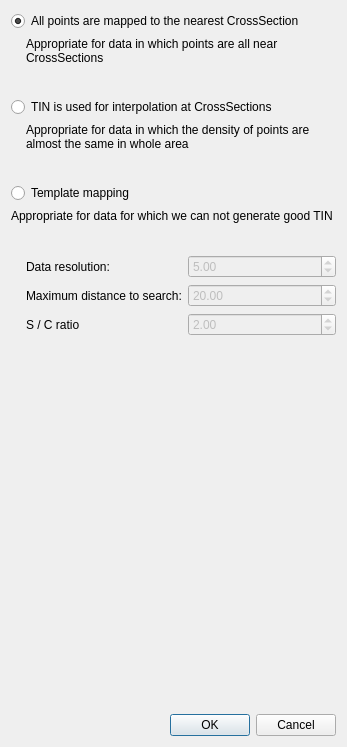
<?xml version="1.0" encoding="UTF-8"?>
<ui version="4.0">
 <class>MappingSettingDialog</class>
 <widget class="QDialog" name="MappingSettingDialog">
  <property name="geometry">
   <rect>
    <x>0</x>
    <y>0</y>
    <width>347</width>
    <height>747</height>
   </rect>
  </property>
  <property name="windowTitle">
   <string>Dialog</string>
  </property>
  <layout class="QVBoxLayout" name="verticalLayout">
   <item>
    <widget class="QRadioButton" name="nearestRadioButton">
     <property name="text">
      <string>All points are mapped to the nearest CrossSection</string>
     </property>
     <property name="checked">
      <bool>true</bool>
     </property>
    </widget>
   </item>
   <item>
    <layout class="QHBoxLayout" name="horizontalLayout_4">
     <item>
      <spacer name="horizontalSpacer_4">
       <property name="orientation">
        <enum>Qt::Horizontal</enum>
       </property>
       <property name="sizeType">
        <enum>QSizePolicy::Fixed</enum>
       </property>
       <property name="sizeHint" stdset="0">
        <size>
         <width>15</width>
         <height>20</height>
        </size>
       </property>
      </spacer>
     </item>
     <item>
      <widget class="QLabel" name="allLabel">
       <property name="text">
        <string>Appropriate for data in which points are all near CrossSections</string>
       </property>
       <property name="wordWrap">
        <bool>true</bool>
       </property>
      </widget>
     </item>
    </layout>
   </item>
   <item>
    <layout class="QHBoxLayout" name="horizontalLayout">
     <item>
      <spacer name="horizontalSpacer">
       <property name="orientation">
        <enum>Qt::Horizontal</enum>
       </property>
       <property name="sizeType">
        <enum>QSizePolicy::Fixed</enum>
       </property>
       <property name="sizeHint" stdset="0">
        <size>
         <width>20</width>
         <height>20</height>
        </size>
       </property>
      </spacer>
     </item>
     <item>
      <widget class="QLabel" name="nearestImageLabel">
       <property name="text">
        <string/>
       </property>
       <property name="pixmap">
        <pixmap resource="../rivmaker.qrc">:/images/imageAllToLines.png</pixmap>
       </property>
      </widget>
     </item>
    </layout>
   </item>
   <item>
    <widget class="QRadioButton" name="tinRadioButton">
     <property name="text">
      <string>TIN is used for interpolation at CrossSections</string>
     </property>
    </widget>
   </item>
   <item>
    <layout class="QHBoxLayout" name="horizontalLayout_5">
     <item>
      <spacer name="horizontalSpacer_5">
       <property name="orientation">
        <enum>Qt::Horizontal</enum>
       </property>
       <property name="sizeType">
        <enum>QSizePolicy::Fixed</enum>
       </property>
       <property name="sizeHint" stdset="0">
        <size>
         <width>15</width>
         <height>20</height>
        </size>
       </property>
      </spacer>
     </item>
     <item>
      <widget class="QLabel" name="tinLabel">
       <property name="text">
        <string>Appropriate for data in which the density of points are almost the same in whole area</string>
       </property>
       <property name="wordWrap">
        <bool>true</bool>
       </property>
      </widget>
     </item>
    </layout>
   </item>
   <item>
    <layout class="QHBoxLayout" name="horizontalLayout_2">
     <item>
      <spacer name="horizontalSpacer_2">
       <property name="orientation">
        <enum>Qt::Horizontal</enum>
       </property>
       <property name="sizeType">
        <enum>QSizePolicy::Fixed</enum>
       </property>
       <property name="sizeHint" stdset="0">
        <size>
         <width>20</width>
         <height>20</height>
        </size>
       </property>
      </spacer>
     </item>
     <item>
      <widget class="QLabel" name="tinImageLabel">
       <property name="text">
        <string/>
       </property>
       <property name="pixmap">
        <pixmap resource="../rivmaker.qrc">:/images/imageTin.png</pixmap>
       </property>
      </widget>
     </item>
    </layout>
   </item>
   <item>
    <widget class="QRadioButton" name="templateRadioButton">
     <property name="text">
      <string>Template mapping</string>
     </property>
    </widget>
   </item>
   <item>
    <layout class="QHBoxLayout" name="horizontalLayout_6">
     <item>
      <widget class="QLabel" name="tinLabel_2">
       <property name="text">
        <string>Appropriate for data for which we can not generate good TIN</string>
       </property>
       <property name="wordWrap">
        <bool>true</bool>
       </property>
      </widget>
     </item>
    </layout>
   </item>
   <item>
    <layout class="QHBoxLayout" name="horizontalLayout_3">
     <item>
      <spacer name="horizontalSpacer_3">
       <property name="orientation">
        <enum>Qt::Horizontal</enum>
       </property>
       <property name="sizeType">
        <enum>QSizePolicy::Fixed</enum>
       </property>
       <property name="sizeHint" stdset="0">
        <size>
         <width>20</width>
         <height>20</height>
        </size>
       </property>
      </spacer>
     </item>
     <item>
      <widget class="QLabel" name="templateImageLabel">
       <property name="text">
        <string/>
       </property>
       <property name="pixmap">
        <pixmap resource="../rivmaker.qrc">:/images/imageTemplate.png</pixmap>
       </property>
      </widget>
     </item>
    </layout>
   </item>
   <item>
    <layout class="QHBoxLayout" name="horizontalLayout_7">
     <item>
      <spacer name="horizontalSpacer_6">
       <property name="orientation">
        <enum>Qt::Horizontal</enum>
       </property>
       <property name="sizeType">
        <enum>QSizePolicy::Fixed</enum>
       </property>
       <property name="sizeHint" stdset="0">
        <size>
         <width>15</width>
         <height>20</height>
        </size>
       </property>
      </spacer>
     </item>
     <item>
      <layout class="QGridLayout" name="gridLayout">
       <item row="0" column="0">
        <widget class="QLabel" name="resolutionLabel">
         <property name="text">
          <string>Data resolution:</string>
         </property>
        </widget>
       </item>
       <item row="0" column="1">
        <widget class="QDoubleSpinBox" name="resolutionSpinBox">
         <property name="enabled">
          <bool>false</bool>
         </property>
         <property name="minimum">
          <double>0.010000000000000</double>
         </property>
         <property name="maximum">
          <double>100.000000000000000</double>
         </property>
         <property name="value">
          <double>5.000000000000000</double>
         </property>
        </widget>
       </item>
       <item row="1" column="0">
        <widget class="QLabel" name="maxLabel">
         <property name="text">
          <string>Maximum distance to search:</string>
         </property>
        </widget>
       </item>
       <item row="1" column="1">
        <widget class="QDoubleSpinBox" name="maxDistanceSpinBox">
         <property name="enabled">
          <bool>false</bool>
         </property>
         <property name="minimum">
          <double>1.000000000000000</double>
         </property>
         <property name="maximum">
          <double>100.000000000000000</double>
         </property>
         <property name="value">
          <double>20.000000000000000</double>
         </property>
        </widget>
       </item>
       <item row="2" column="0">
        <widget class="QLabel" name="scRatioLabel">
         <property name="text">
          <string>S / C ratio</string>
         </property>
        </widget>
       </item>
       <item row="2" column="1">
        <widget class="QDoubleSpinBox" name="ratioSpinBox">
         <property name="enabled">
          <bool>false</bool>
         </property>
         <property name="minimum">
          <double>1.000000000000000</double>
         </property>
         <property name="maximum">
          <double>10.000000000000000</double>
         </property>
         <property name="value">
          <double>2.000000000000000</double>
         </property>
        </widget>
       </item>
      </layout>
     </item>
    </layout>
   </item>
   <item>
    <spacer name="verticalSpacer">
     <property name="orientation">
      <enum>Qt::Vertical</enum>
     </property>
     <property name="sizeHint" stdset="0">
      <size>
       <width>20</width>
       <height>0</height>
      </size>
     </property>
    </spacer>
   </item>
   <item>
    <widget class="QDialogButtonBox" name="buttonBox">
     <property name="orientation">
      <enum>Qt::Horizontal</enum>
     </property>
     <property name="standardButtons">
      <set>QDialogButtonBox::Cancel|QDialogButtonBox::Ok</set>
     </property>
    </widget>
   </item>
  </layout>
  <zorder>buttonBox</zorder>
  <zorder>nearestRadioButton</zorder>
  <zorder>tinRadioButton</zorder>
  <zorder>templateRadioButton</zorder>
  <zorder>verticalSpacer</zorder>
 </widget>
 <resources>
  <include location="../rivmaker.qrc"/>
 </resources>
 <connections>
  <connection>
   <sender>buttonBox</sender>
   <signal>accepted()</signal>
   <receiver>MappingSettingDialog</receiver>
   <slot>accept()</slot>
   <hints>
    <hint type="sourcelabel">
     <x>9</x>
     <y>682</y>
    </hint>
    <hint type="destinationlabel">
     <x>157</x>
     <y>274</y>
    </hint>
   </hints>
  </connection>
  <connection>
   <sender>buttonBox</sender>
   <signal>rejected()</signal>
   <receiver>MappingSettingDialog</receiver>
   <slot>reject()</slot>
   <hints>
    <hint type="sourcelabel">
     <x>75</x>
     <y>682</y>
    </hint>
    <hint type="destinationlabel">
     <x>286</x>
     <y>274</y>
    </hint>
   </hints>
  </connection>
  <connection>
   <sender>templateRadioButton</sender>
   <signal>toggled(bool)</signal>
   <receiver>resolutionSpinBox</receiver>
   <slot>setEnabled(bool)</slot>
   <hints>
    <hint type="sourcelabel">
     <x>40</x>
     <y>408</y>
    </hint>
    <hint type="destinationlabel">
     <x>192</x>
     <y>605</y>
    </hint>
   </hints>
  </connection>
  <connection>
   <sender>templateRadioButton</sender>
   <signal>toggled(bool)</signal>
   <receiver>maxDistanceSpinBox</receiver>
   <slot>setEnabled(bool)</slot>
   <hints>
    <hint type="sourcelabel">
     <x>140</x>
     <y>408</y>
    </hint>
    <hint type="destinationlabel">
     <x>191</x>
     <y>632</y>
    </hint>
   </hints>
  </connection>
  <connection>
   <sender>templateRadioButton</sender>
   <signal>toggled(bool)</signal>
   <receiver>ratioSpinBox</receiver>
   <slot>setEnabled(bool)</slot>
   <hints>
    <hint type="sourcelabel">
     <x>62</x>
     <y>405</y>
    </hint>
    <hint type="destinationlabel">
     <x>270</x>
     <y>659</y>
    </hint>
   </hints>
  </connection>
 </connections>
</ui>
